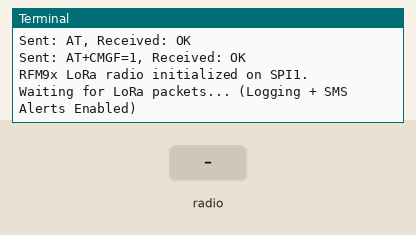
Bench run of a program on a simulated Raspberry Pi (BCM pin numbers). Shown: the last lines printed to the terminal. Inputs (shaded band) come from the test bench. The clock reads 2024-03-15 10:24:30 at power-on unless the program sets it; files the program writes start out absent; no radio messages arrive unless stated (any console line starting 'radio sent:' is added by the test bench); the modem accepts every AT command (registered, SIM ready, sends succeed) and sends nothing else.

Above: at 13.2 s.
13.3 s: radio message "OK" arrives
At 14.5 s:
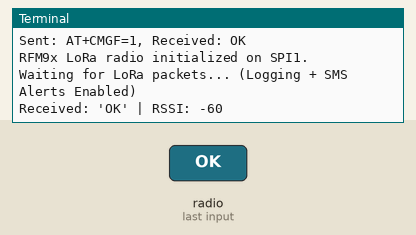
14.8 s: radio message "BV:" arrives
At 15.7 s:
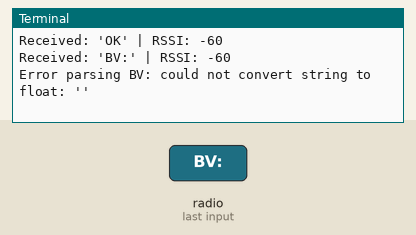
16.3 s: radio message "1" arrives
At 16.9 s:
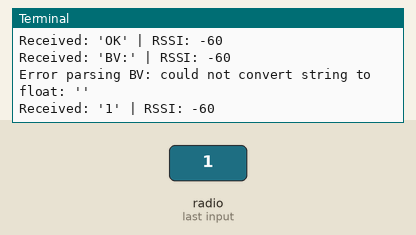

The program:

lora_gsm_send.py
```python
import time
import busio
import digitalio
import board
import adafruit_rfm9x
import csv
from datetime import datetime
import os
import serial

# -----------------------------
# CONFIG
# -----------------------------
LOG_FILE = 'lora_log.csv'
PHONE_NUMBER = "+91xxxxxxxxxx"   # Replace with your number
BV_THRESHOLD = 5.0               # Trigger if battery voltage < 5V

# -----------------------------
# GSM SETUP (SIM800L)
# -----------------------------
ser = serial.Serial(
    port='/dev/ttyS0',   # Check /dev/ttyAMA0 or /dev/serial0 on your Pi
    baudrate=9600,
    parity=serial.PARITY_NONE,
    stopbits=serial.STOPBITS_ONE,
    bytesize=serial.EIGHTBITS,
    timeout=1
)

def send_at_command(command, expected_response="OK"):
    ser.write((command + '\r\n').encode())
    time.sleep(1)
    response = ser.read_all().decode(errors="ignore")
    print(f"Sent: {command}, Received: {response.strip()}")
    return expected_response in response

def send_sms(phone_number, message):
    """Send SMS via SIM800L"""
    print(f"Sending SMS to {phone_number}...")
    ser.write(('AT+CMGS="' + phone_number + '"\r').encode())
    time.sleep(1)
    ser.write(message.encode() + b"\x1A")  # Ctrl+Z to send
    time.sleep(5)
    response = ser.read_all().decode(errors="ignore")
    if "OK" in response:
        print("SMS sent successfully! ✅")
    else:
        print(f"Failed to send SMS. Response: {response.strip()}")

print("Initializing SIM800L modem...")
time.sleep(10)  # Give SIM800L time to boot and connect
if not send_at_command("AT"):
    print("Modem not responding. Exiting...")
    exit()
send_at_command("AT+CMGF=1")  # Set SMS to text mode

# -----------------------------
# LoRa SETUP
# -----------------------------
CS = digitalio.DigitalInOut(board.D16)
RESET = digitalio.DigitalInOut(board.D5)
spi = busio.SPI(board.D21, MOSI=board.D20, MISO=board.D19)

file_exists = os.path.isfile(LOG_FILE)
try:
    with open(LOG_FILE, 'a', newline='') as f:
        writer = csv.writer(f)
        if not file_exists:
            writer.writerow(['timestamp', 'message', 'rssi'])
except IOError as e:
    print(f"Error: Unable to open or write to log file {LOG_FILE}. {e}")
    exit()

try:
    rfm9x = adafruit_rfm9x.RFM9x(spi, CS, RESET, 433.0)
    print("RFM9x LoRa radio initialized on SPI1.")
except Exception as e:
    print(f"Error initializing RFM9x radio: {e}")
    exit()

print("Waiting for LoRa packets... (Logging + SMS Alerts Enabled)")

# -----------------------------
# MAIN LOOP
# -----------------------------
alert_sent = False  # Tracks if SMS already sent for current low voltage

try:
    while True:
        packet = rfm9x.receive()

        if packet is not None:
            rssi = rfm9x.last_rssi
            try:
                packet_text = str(packet, "utf-8").strip()
                print(f"Received: '{packet_text}' | RSSI: {rssi}")

                # Log packet
                timestamp = datetime.now().strftime('%Y-%m-%d %H:%M:%S')
                with open(LOG_FILE, 'a', newline='') as f:
                    writer = csv.writer(f)
                    writer.writerow([timestamp, packet_text, rssi])

                # -----------------------------
                # PARSE BATTERY VOLTAGE (BV)
                # -----------------------------
                if "BV:" in packet_text:
                    try:
                        bv_part = [field for field in packet_text.split(",") if field.startswith("BV:")][0]
                        batt_voltage = float(bv_part.replace("BV:", "").replace("V", ""))
                        print(f"Battery Voltage = {batt_voltage:.2f} V")

                        # Low-voltage alert
                        if batt_voltage < BV_THRESHOLD and not alert_sent:
                            alert_msg = f"⚠️ ALERT: Battery voltage {batt_voltage:.2f}V (below {BV_THRESHOLD}V) at {timestamp}"
                            print(alert_msg)
                            send_sms(PHONE_NUMBER, alert_msg)
                            alert_sent = True

                        # Recovery alert
                        elif batt_voltage >= BV_THRESHOLD and alert_sent:
                            recovery_msg = f"✅ Battery recovered: {batt_voltage:.2f}V at {timestamp}"
                            print(recovery_msg)
                            send_sms(PHONE_NUMBER, recovery_msg)
                            alert_sent = False

                    except Exception as e:
                        print(f"Error parsing BV: {e}")

            except UnicodeDecodeError:
                print(f"Received non-text data: {packet} | RSSI: {rssi}")

        time.sleep(0.1)

except KeyboardInterrupt:
    print("\nReceiver stopped.")
    ser.close()
```

Measured:
- after the input at 13.3 s, the terminal: prints a new line at once (image 1)
- after the input at 14.8 s, the terminal: prints a new line at once (image 2)
- after the input at 16.3 s, the terminal: prints a new line at once (image 3)
